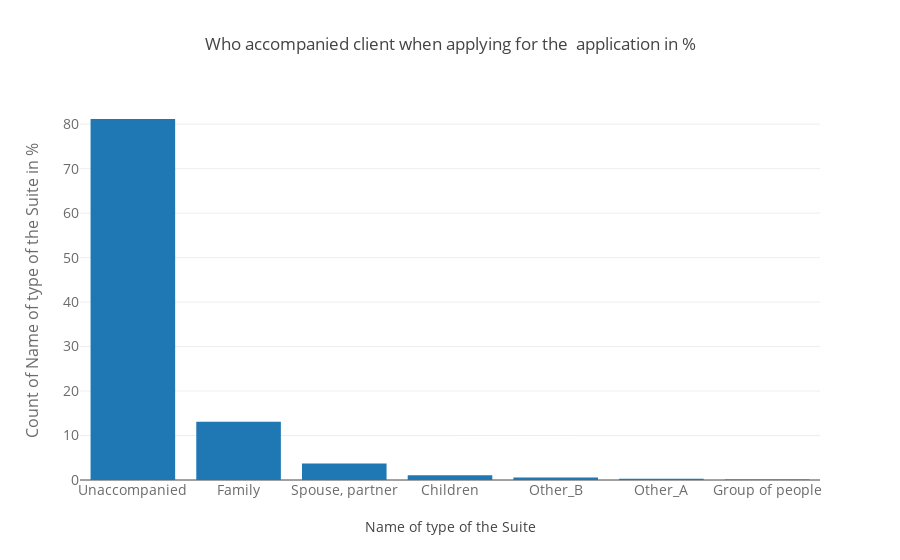

Notebook cell for this chart:
### Markdown cell above
## Who accompanied client when applying for the application

### Code cell
temp = df["NAME_TYPE_SUITE"].value_counts()
#print("Total number of states : ",len(temp))
trace = go.Bar(
    x = temp.index,
    y = (temp / temp.sum())*100,
)
data = [trace]
layout = go.Layout(
    title = "Who accompanied client when applying for the  application in % ",
    xaxis=dict(
        title='Name of type of the Suite',
        tickfont=dict(
            size=14,
            color='rgb(107, 107, 107)'
        )
    ),
    yaxis=dict(
        title='Count of Name of type of the Suite in %',
        titlefont=dict(
            size=16,
            color='rgb(107, 107, 107)'
        ),
        tickfont=dict(
            size=14,
            color='rgb(107, 107, 107)'
        )
)
)
fig = go.Figure(data=data, layout=layout)
py.iplot(fig, filename='schoolStateNames')

### Figure 1 — Plotly figure (JSON) as saved in the notebook; plotly's stock layout.template omitted (floating-point values rounded to 4 significant figures)
{"data": [{"type": "bar", "uid": "48b40fb6-c73a-11e8-8787-f48c50ec0c42", "x": ["Unaccompanied", "Family", "Spouse, partner", "Children", "Other_B", "Other_A", "Group of people"], "y": [81.16, 13.11, 3.713, 1.067, 0.578, 0.2828, 0.0885]}], "layout": {"title": "Who accompanied client when applying for the  application in % ", "xaxis": {"tickfont": {"color": "rgb(107, 107, 107)", "size": 14}, "title": "Name of type of the Suite"}, "yaxis": {"tickfont": {"color": "rgb(107, 107, 107)", "size": 14}, "title": "Count of Name of type of the Suite in %", "titlefont": {"color": "rgb(107, 107, 107)", "size": 16}}}}
